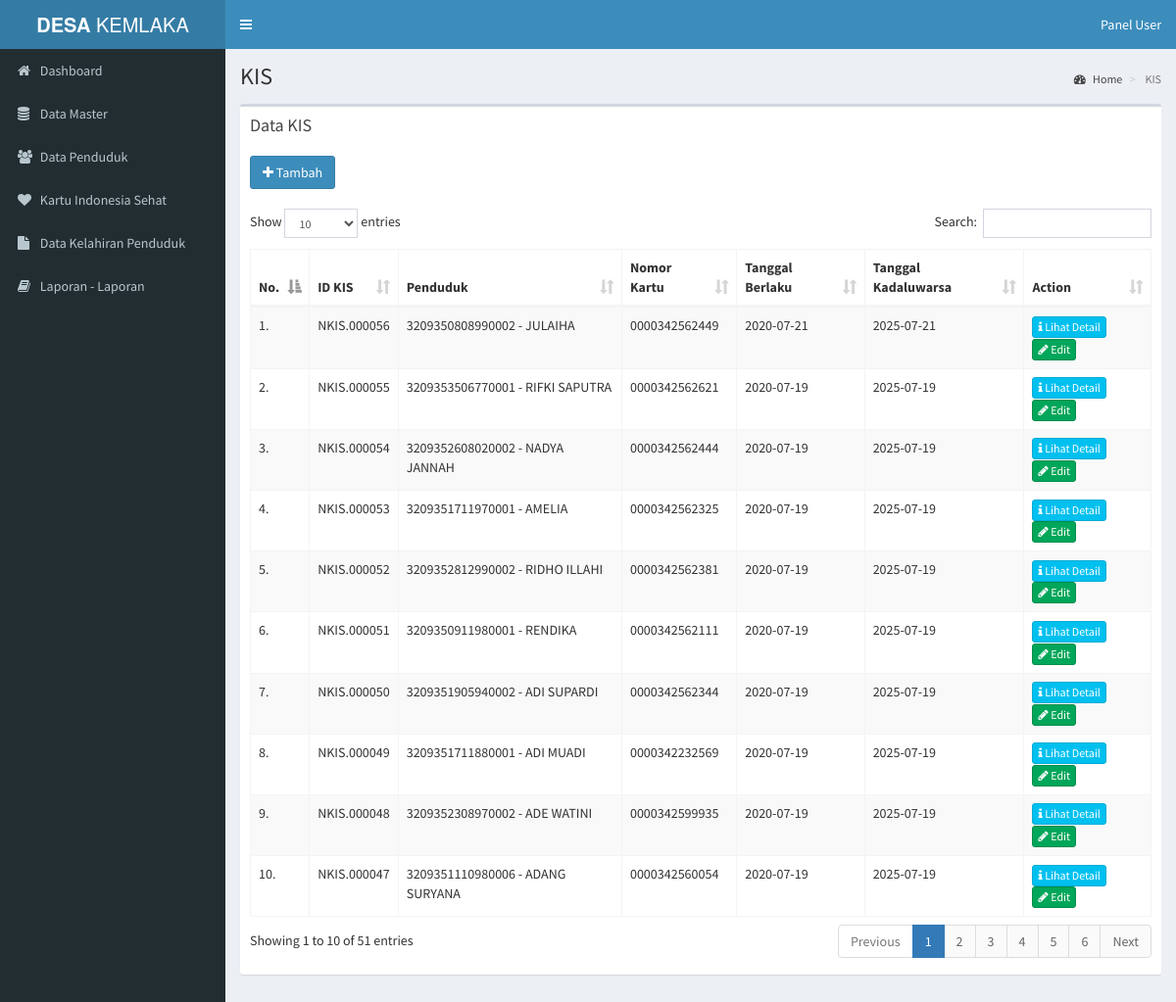
Page /pages/media.php?module=KIS (signed in) on the committed database.
### tables this page shows
CREATE TABLE `kis` (
  `id_kis` varchar(11) NOT NULL,
  `id_penduduk` varchar(11) NOT NULL,
  `nomor_kartu` varchar(20) NOT NULL,
  `tingkat` varchar(15) NOT NULL,
  `tgl_berlaku` date NOT NULL,
  `tgl_kadaluwarsa` date NOT NULL,
  `status_kis` varchar(15) NOT NULL
);

CREATE TABLE `penduduk` (
  `id_penduduk` varchar(11) NOT NULL,
  `nik` varchar(16) NOT NULL,
  `no_kk` varchar(16) DEFAULT NULL,
  `nama` varchar(50) NOT NULL,
  `tgl_lahir` date NOT NULL,
  `tmp_lahir` varchar(30) NOT NULL,
  `jenis_kelamin` varchar(20) NOT NULL,
  `gol_darah` varchar(2) DEFAULT NULL,
  `id_agama` varchar(11) NOT NULL,
  `id_pekerjaan` varchar(11) NOT NULL,
  `id_pendidikan` varchar(11) NOT NULL,
  `id_rt` varchar(11) NOT NULL,
  `status_nikah` varchar(20) NOT NULL,
  `status_tinggal` varchar(20) NOT NULL,
  `status_penduduk` varchar(15) NOT NULL
);

### pages/modul/mod_kis/kis.php (the view, shortened to what this page needs)
<?php
 if (empty($_SESSION['username']) AND empty($_SESSION['passuser'])){
  echo "<link href='style.css' rel='stylesheet' type='text/css'>
 <center>Untuk mengakses modul, Anda harus login <br>";
  echo "<a href=../../index.php><b>LOGIN</b></a></center>";
}
else{
switch($_GET[act]){
  default:
echo "
<div class='box'>
<div class='box-header'>
  <h3 class='box-title'>Data KIS</h3> <br> <br>
  <a href='?module=KIS&act=pilihpenduduk'><button type='button' class='btn btn-round btn-primary'><i class='fa fa-plus'></i> Tambah</button></a>
</div>
<div class='box-body'>
  <table id='example1' class='table table-bordered table-striped'>
    <thead>
    <tr>
      <th>No.</th>
      <th>ID KIS</th>
      <th>Penduduk</th>
      <th>Nomor Kartu</th>
      <th>Tanggal Berlaku</th>
      <th>Tanggal Kadaluwarsa</th>
      <th>Action</th>
    </tr>
    </thead>
    <tbody>";
    $tampil = mysql_query("SELECT * FROM `kis`
                          INNER JOIN `penduduk` ON `kis`.`id_penduduk` = `penduduk`.`id_penduduk`
                          WHERE tgl_kadaluwarsa>NOW()
                          ORDER BY id_kis DESC");
    $no = 1;
    while($r=mysql_fetch_array($tampil)){
    echo"
    <tr>
      <td width='5%'>$no.</td>
      <td>$r[id_kis]</td>
      <td>$r[nik] - $r[nama]</td>
      <td>$r[nomor_kartu]</td>
      <td>$r[tgl_berlaku]</td>
      <td>$r[tgl_kadaluwarsa]</td>
      <td width='14%'>
        <a href='?module=KIS&act=info&id=$r[id_kis]' class='btn btn-info btn-xs'><i class='fa fa-info'></i> Lihat Detail</a>            <a href='?module=KIS&act=edit&id=$r[id_kis]' class='btn btn-success btn-xs'><i class='fa fa-pencil'></i> Edit</a>
      </td>
    </tr>";
    $no++;
    }
    echo"
    </tbody>
  </table>
</div>
</div>
";
break;
}
}
?>

### rows in the picture
kis: id_kis "NKIS.000056", id_penduduk.nik "3209350808990002", id_penduduk.nama "JULAIHA", nomor_kartu "0000342562449", tgl_berlaku "2020-07-21", tgl_kadaluwarsa "2025-07-21"
kis: id_kis "NKIS.000055", id_penduduk.nik "3209353506770001", id_penduduk.nama "RIFKI SAPUTRA", nomor_kartu "0000342562621", tgl_berlaku "2020-07-19", tgl_kadaluwarsa "2025-07-19"
kis: id_kis "NKIS.000054", id_penduduk.nik "3209352608020002", id_penduduk.nama "NADYA JANNAH", nomor_kartu "0000342562444", tgl_berlaku "2020-07-19", tgl_kadaluwarsa "2025-07-19"
kis: id_kis "NKIS.000053", id_penduduk.nik "3209351711970001", id_penduduk.nama "AMELIA", nomor_kartu "0000342562325", tgl_berlaku "2020-07-19", tgl_kadaluwarsa "2025-07-19"
kis: id_kis "NKIS.000052", id_penduduk.nik "3209352812990002", id_penduduk.nama "RIDHO ILLAHI", nomor_kartu "0000342562381", tgl_berlaku "2020-07-19", tgl_kadaluwarsa "2025-07-19"
kis: id_kis "NKIS.000051", id_penduduk.nik "3209350911980001", id_penduduk.nama "RENDIKA", nomor_kartu "0000342562111", tgl_berlaku "2020-07-19", tgl_kadaluwarsa "2025-07-19"
kis: id_kis "NKIS.000050", id_penduduk.nik "3209351905940002", id_penduduk.nama "ADI SUPARDI", nomor_kartu "0000342562344", tgl_berlaku "2020-07-19", tgl_kadaluwarsa "2025-07-19"
kis: id_kis "NKIS.000049", id_penduduk.nik "3209351711880001", id_penduduk.nama "ADI MUADI", nomor_kartu "0000342232569", tgl_berlaku "2020-07-19", tgl_kadaluwarsa "2025-07-19"
kis: id_kis "NKIS.000048", id_penduduk.nik "3209352308970002", id_penduduk.nama "ADE WATINI", nomor_kartu "0000342599935", tgl_berlaku "2020-07-19", tgl_kadaluwarsa "2025-07-19"
kis: id_kis "NKIS.000047", id_penduduk.nik "3209351110980006", id_penduduk.nama "ADANG SURYANA", nomor_kartu "0000342560054", tgl_berlaku "2020-07-19", tgl_kadaluwarsa "2025-07-19"

### other values in the picture
$_GET[module] "KIS"
